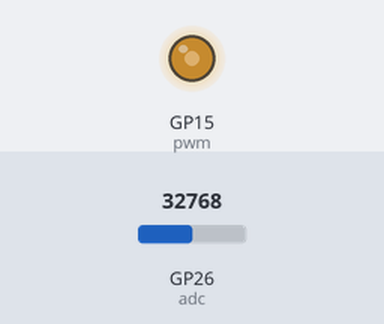
Bench run of a program on a simulated Raspberry Pi Pico running MicroPython. Shown: output pins drawn as LEDs (lit = HIGH). The test bench sets the inputs (shaded band); at power-on: GP26 (adc) = 32768 (analog values on the 0–65535 scale).

Above: at 1.2 s.
1.3 s: GP26 (adc) set to 45874
At 1.9 s:
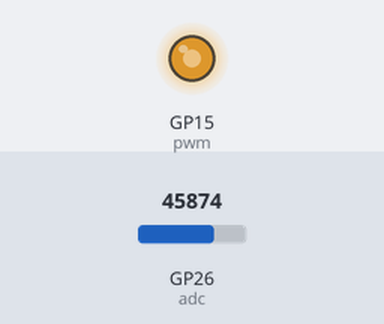
2.8 s: GP26 (adc) set to 57670
At 3.1 s:
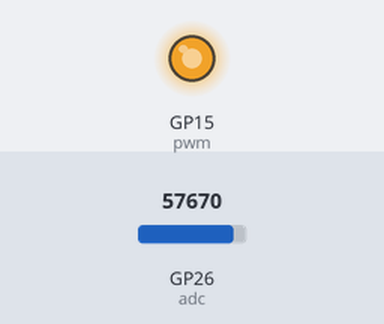
4.3 s: GP26 (adc) set to 7864
At 5.5 s:
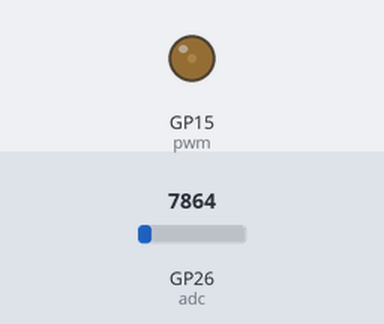
5.8 s: GP26 (adc) set to 0
At 6.6 s:
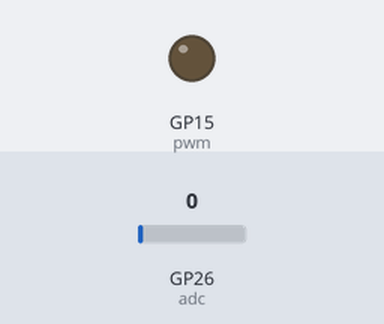
Timing chart, 0 to 8.3 s (numbered marks = the images above; inputs shaded):
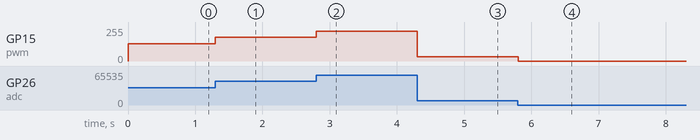

Measured:
- after the input at 1.3 s, GP15 (pwm): 128/255 → 178/255 at once
- after the input at 2.8 s, GP15 (pwm): 178/255 → 224/255 at once
- after the input at 4.3 s, GP15 (pwm): 224/255 → 31/255 at once
- after the input at 5.8 s, GP15 (pwm): 31/255 → 0/255 at once

The program:

main.py
```python
from machine import Pin, ADC, PWM
import time

adc = ADC(26)
pwm = PWM(Pin(15))
pwm.freq(1000)

try:
    while True:
        pwm.duty_u16(adc.read_u16())
        time.sleep(0.1)
except:
    pwm.deinit()
```
